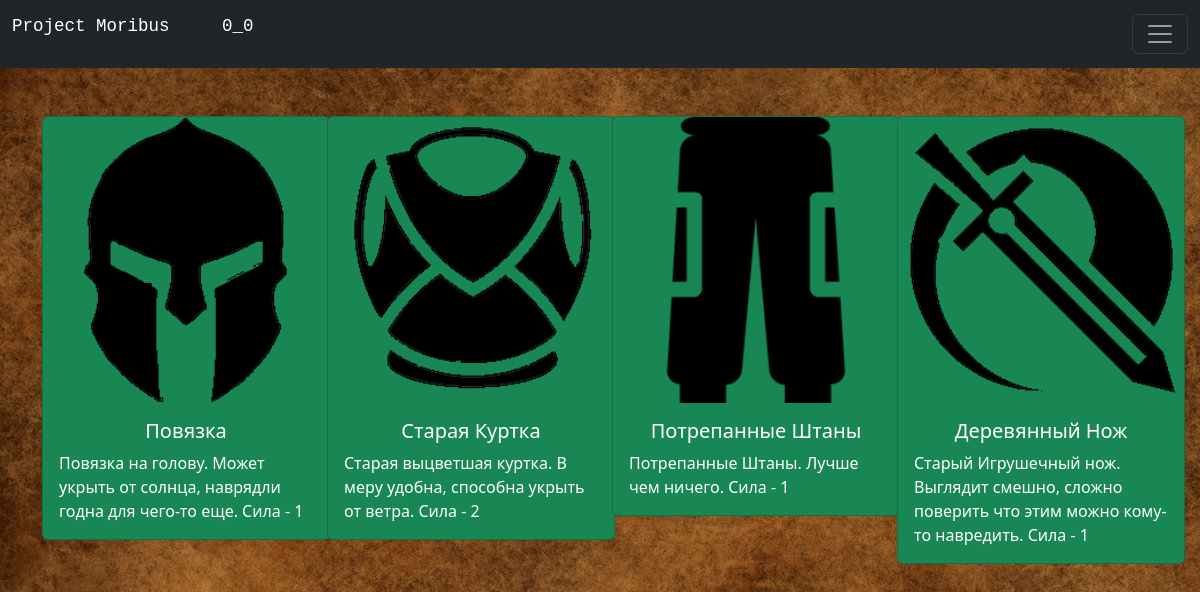
The page /inventory (signed in) on the database its author committed.
### data/users.py (models this page shows, shortened)
class User(SqlAlchemyBase, UserMixin, SerializerMixin):
    __tablename__ = 'users'
    id = sqlalchemy.Column(sqlalchemy.Integer, primary_key=True, autoincrement=True)
    name = sqlalchemy.Column(sqlalchemy.String, nullable=True)
    login = sqlalchemy.Column(sqlalchemy.String, nullable=True)
    xp = sqlalchemy.Column(sqlalchemy.Integer, nullable=True)
    level = sqlalchemy.Column(sqlalchemy.Integer, nullable=True)
    inventory = sqlalchemy.Column(sqlalchemy.String, nullable=True)
    hands = sqlalchemy.Column(sqlalchemy.Integer, nullable=True)
    body = sqlalchemy.Column(sqlalchemy.Integer, nullable=True)
    legs = sqlalchemy.Column(sqlalchemy.Integer, nullable=True)
    head = sqlalchemy.Column(sqlalchemy.Integer, nullable=True)
    icon_name = sqlalchemy.Column(sqlalchemy.String, nullable=True)
    energy = sqlalchemy.Column(sqlalchemy.Integer, nullable=True)
    guild_id = sqlalchemy.Column(sqlalchemy.Integer, nullable=True)
    hashed_password = sqlalchemy.Column(sqlalchemy.String, nullable=True)

### data/items.py (models this page shows)
class Item(SqlAlchemyBase):
    __tablename__ = 'items'
    id = sqlalchemy.Column(sqlalchemy.Integer, primary_key=True, autoincrement=True)
    name = sqlalchemy.Column(sqlalchemy.String, nullable=True)
    power = sqlalchemy.Column(sqlalchemy.Integer, nullable=True)
    position = sqlalchemy.Column(sqlalchemy.String, nullable=True)
    about = sqlalchemy.Column(sqlalchemy.String, nullable=True)

### main.py (the view)
@app.route('/inventory', methods=['GET', 'POST'])
def inventory():
    db_sess = db_session.create_session()
    all_items = db_sess.query(Item).all()
    items = []
    for x in current_user.inventory.split(', '):
        try:
            items.append((all_items[int(x) - 1].name, all_items[int(x) - 1].position,
                          all_items[int(x) - 1].about, all_items[int(x) - 1].id))
        except ValueError:
            break
    equipment = [(all_items[current_user.head - 1].name,
                  all_items[current_user.head - 1].about, all_items[current_user.head - 1].id),
                 (all_items[current_user.body - 1].name,
                  all_items[current_user.body - 1].about, all_items[current_user.body - 1].id),
                 (all_items[current_user.legs - 1].name,
                  all_items[current_user.legs - 1].about, all_items[current_user.legs - 1].id),
                 (all_items[current_user.hands - 1].name,
                  all_items[current_user.hands - 1].about, all_items[current_user.hands - 1].id)]
    return render_template("inventory.html", rows_n=len(items) // 4,
                           no_rows=len(items) % 4, items=items, equipment=equipment)

### data/db_session.py (called while the page is built)
def create_session() -> Session:
    global __factory
    return __factory()

### main.py (called while the page is built)
@login_manager.user_loader
def load_user(user_id):
    db_sess = db_session.create_session()
    return db_sess.query(User).get(user_id)

### templates/inventory.html (shortened to what this page needs)
{% extends "base.html" %}
{% block head_content %}
    <link rel="stylesheet" type="text/css" href="static/css/inventory.css" />
{% endblock %}
{% block content %}
    <br> <br>
    <div class="row">
            <div class="col-sm-3 mb-3 mb-sm-0">
                <div class="card text-bg-success mb-3" style="width: 18rem;">
                    <img src="static/img/items_icons/head.png" class="card-img-top" alt="...">
                    <div class="card-body">
                        <h5 align="center" class="card-title">{{equipment[0][0]}}</h5>
                        <p class="card-text">{{equipment[0][1]}}</p>
                    </div>
                </div>
            </div>
            <div class="col-sm-3">
                <div class="card text-bg-success mb-3" style="width: 18rem;">
                    <img src="static/img/items_icons/body.png" class="card-img-top" alt="...">
                    <div class="card-body">
                        <h5 align="center" class="card-title">{{equipment[1][0]}}</h5>
                        <p class="card-text">{{equipment[1][1]}}</p>
                    </div>
                </div>
            </div>
            <div class="col-sm-3">
                <div class="card text-bg-success mb-3" style="width: 18rem;">
                    <img src="static/img/items_icons/legs.png" class="card-img-top" alt="...">
                    <div class="card-body">
                        <h5 align="center" class="card-title">{{equipment[2][0]}}</h5>
                        <p class="card-text">{{equipment[2][1]}}</p>
                    </div>
                </div>
            </div>
            <div class="col-sm-3">
                <div class="card text-bg-success mb-3" style="width: 18rem;">
                    <img src="static/img/items_icons/hands.png" class="card-img-top" alt="...">
                    <div class="card-body">
                        <h5 align="center" class="card-title">{{equipment[3][0]}}</h5>
                        <p class="card-text">{{equipment[3][1]}}</p>
                    </div>
                </div>
            </div>
        </div>
    <br> <br>
{% endblock %}
{% block body_navbar %}
    <nav class="navbar navbar-dark bg-dark">
        <div class="container-fluid">
            <a class="navbar-brand" href=""> <pre>Project Moribus     {{ current_user.name }}</pre> </a>
            <button class="navbar-toggler" type="button" data-bs-toggle="collapse" data-bs-target="#navbarNav" aria-controls="navbarNav" aria-expanded="false" aria-label="Toggle navigation">
                <span class="navbar-toggler-icon"></span>
            </button>
        </div>
    </nav>
{% endblock %}

### templates/base.html (shortened to what this page needs)
<!DOCTYPE html>
<html lang="en" xmlns="http://www.w3.org/1999/html">
    <head>
        <link href="https://cdn.jsdelivr.net/npm/bootstrap@5.3.2/dist/css/bootstrap.min.css" rel="stylesheet">
        {% block head_content %} {% endblock %}
    </head>
    <body>
        <header>
            {% if current_user.is_authenticated %}
                {% block body_navbar %} {% endblock %}
            {% endif %}
        </header>
        <main role="main" class="container">
            {% block content %} {% endblock %}
        </main>
    </body>
</html>

### static/css/inventory.css (style rules this page uses)
body { background: #000 url('../img/backgrounds/inventory_back.jpg'); color: #FFFFE0; background-attachment: fixed; background-repeat: repeat-x; }

### rows shown on the page
User: name "0_0"
Item: name "Повязка", about "Повязка на голову. Может укрыть от солнца, наврядли годна для чего-то еще. Сила - 1"
Item: name "Старая Куртка", about "Старая выцветшая куртка. В меру удобна, способна укрыть от ветра. Сила - 2"
Item: name "Потрепанные Штаны", about "Потрепанные Штаны. Лучше чем ничего. Сила - 1"
Item: name "Деревянный Нож", about "Старый Игрушечный нож. Выглядит смешно, сложно поверить что этим можно кому-то навредить. Сила - 1"
